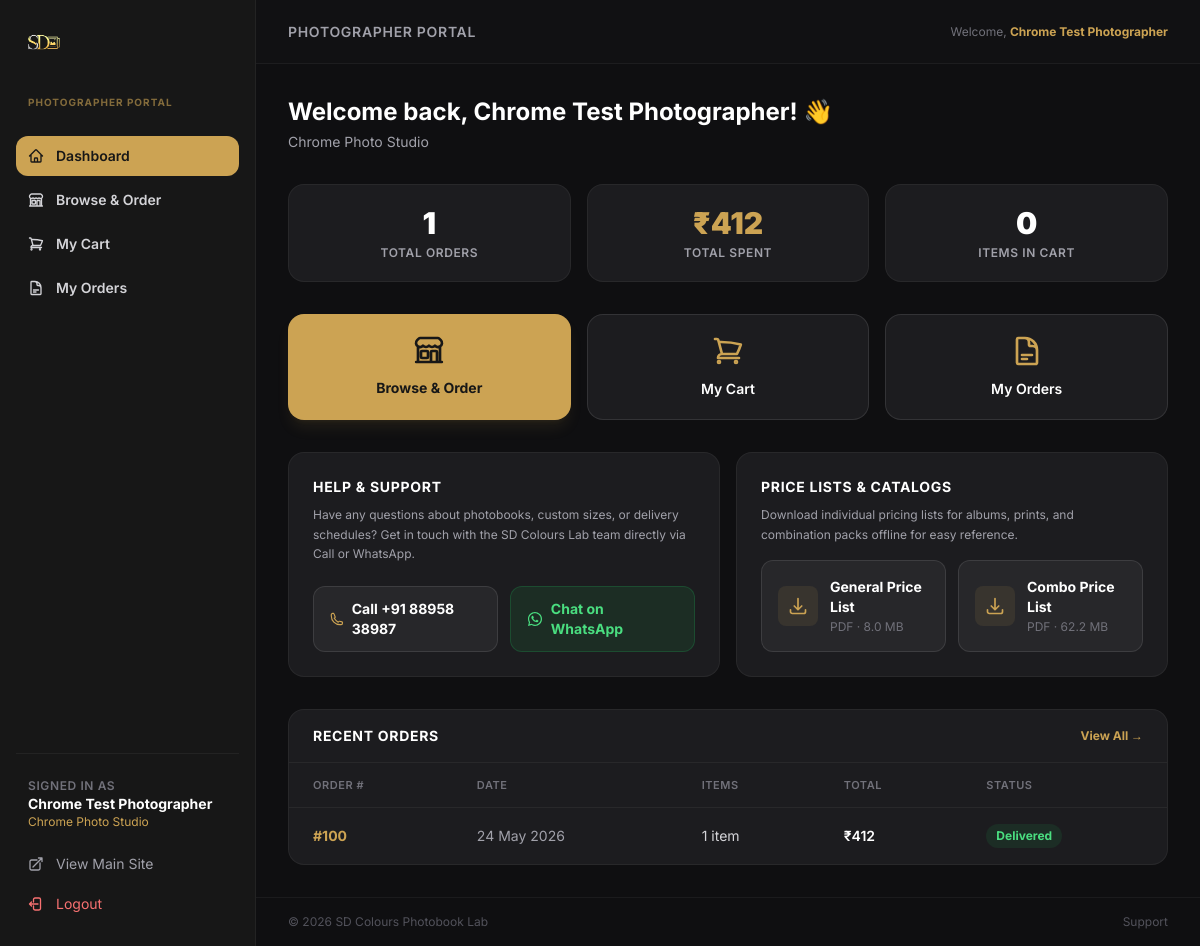
Screenshot of /backend/photographer/index.php (signed in) with the database file from the repository.
### tables this page shows
CREATE TABLE `users` (
  `id` int(10) UNSIGNED NOT NULL,
  `name` varchar(150) NOT NULL,
  `email` varchar(200) NOT NULL,
  `password_hash` varchar(255) NOT NULL,
  `role` enum('admin','photographer') NOT NULL DEFAULT 'photographer',
  `phone` varchar(20) DEFAULT NULL,
  `studio_name` varchar(200) DEFAULT NULL,
  `city` varchar(100) DEFAULT NULL,
  `status` enum('pending','approved','rejected') NOT NULL DEFAULT 'pending',
  `created_at` datetime NOT NULL DEFAULT current_timestamp()
);

CREATE TABLE `orders` (
  `id` int(10) UNSIGNED NOT NULL,
  `photographer_id` int(10) UNSIGNED DEFAULT NULL,
  `status` enum('pending','processing','shipped','delivered','cancelled') NOT NULL DEFAULT 'pending',
  `total` decimal(10,2) NOT NULL DEFAULT 0.00,
  `notes` text DEFAULT NULL,
  `admin_notes` text DEFAULT NULL,
  `created_at` datetime NOT NULL DEFAULT current_timestamp(),
  `updated_at` datetime NOT NULL DEFAULT current_timestamp() ON UPDATE current_timestamp(),
  `shipping_address` text DEFAULT NULL,
  `manual_studio_name` varchar(200) DEFAULT NULL,
  `manual_phone` varchar(20) DEFAULT NULL,
  `manual_size` varchar(50) DEFAULT NULL,
  `discount_percent` decimal(5,2) DEFAULT 0.00,
  `discount_amount` decimal(10,2) DEFAULT 0.00,
  `secure_key` varchar(64) DEFAULT NULL,
  `net_pay` decimal(10,2) DEFAULT 0.00
);

### backend/includes/auth.php (called while the page is built, shortened)
<?php
function getCurrentUser() {
    $db = getDB();
    $stmt = $db->prepare('SELECT * FROM users WHERE id = ?');
    $stmt->execute([$_SESSION['user_id']]);
    return $stmt->fetch();
}
function getCartCount() {
    $cart = $_SESSION['cart'] ?? [];
    return array_sum(array_column($cart, 'quantity'));
}

### backend/photographer/index.php (the view, shortened to what this page needs)
<?php
require_once '../includes/photographer_header.php';
$db = getDB();
$userId = $_SESSION['user_id'];
$ordersStmt = $db->prepare("SELECT o.*, COUNT(oi.id) as item_count FROM orders o LEFT JOIN order_items oi ON o.id=oi.order_id WHERE o.photographer_id=? GROUP BY o.id ORDER BY o.created_at DESC LIMIT 5");
$ordersStmt->execute([$userId]);
$recentOrders = $ordersStmt->fetchAll();
$totalOrders = $db->prepare("SELECT COUNT(*) FROM orders WHERE photographer_id=?");
$totalOrders->execute([$userId]);
$orderCount = $totalOrders->fetchColumn();
$totalSpent = $db->prepare("SELECT COALESCE(SUM(total),0) FROM orders WHERE photographer_id=? AND status != 'cancelled'");
$totalSpent->execute([$userId]);
$spent = $totalSpent->fetchColumn();
?>
<div class="hidden md:block">
  <div class="mb-8">
    <h1 class="text-2xl font-bold text-white mb-1">Welcome back, <?= htmlspecialchars($user['name']) ?>! 👋</h1>
    <p class="text-zinc-400 text-sm"><?= htmlspecialchars($user['studio_name'] ?: 'SD Colours Photographer Portal') ?></p>
  </div>
  <div class="grid grid-cols-3 gap-4 mb-8">
    <div class="bg-darkcard border border-white/5 rounded-2xl p-5 text-center">
      <div class="text-3xl font-black text-white mb-1"><?= $orderCount ?></div>
      <div class="text-zinc-400 text-xs uppercase tracking-wider font-semibold">Total Orders</div>
    </div>
    <div class="bg-darkcard border border-white/5 rounded-2xl p-5 text-center">
      <div class="text-3xl font-black text-primary mb-1">₹<?= number_format($spent) ?></div>
      <div class="text-zinc-400 text-xs uppercase tracking-wider font-semibold">Total Spent</div>
    </div>
    <div class="bg-darkcard border border-white/5 rounded-2xl p-5 text-center">
      <div class="text-3xl font-black text-white mb-1"><?= $cartCount ?></div>
      <div class="text-zinc-400 text-xs uppercase tracking-wider font-semibold">Items in Cart</div>
    </div>
  </div>
  <div class="grid grid-cols-3 gap-4 mb-8">
    <a href="/photographer/shop.php" class="bg-primary text-secondary rounded-2xl p-5 flex flex-col items-center gap-3 hover:bg-primary-dark transition-all font-bold shadow-lg shadow-primary/10">
      <span class="text-sm">Browse & Order</span>
    </a>
    <a href="/photographer/cart.php" class="bg-darkcard border border-white/10 rounded-2xl p-5 flex flex-col items-center gap-3 hover:border-primary/40 hover:bg-white/5 transition-all font-semibold">
      <span class="text-sm text-white">My Cart<?= $cartCount > 0 ? " ($cartCount)" : '' ?></span>
    </a>
    <a href="/photographer/orders.php" class="bg-darkcard border border-white/10 rounded-2xl p-5 flex flex-col items-center gap-3 hover:border-primary/40 hover:bg-white/5 transition-all font-semibold">
      <span class="text-sm text-white">My Orders</span>
    </a>
  </div>
  <div class="grid grid-cols-2 gap-4 mb-8">
    <div class="bg-darkcard border border-white/5 rounded-2xl p-6 flex flex-col justify-between">
      <div>
        <h2 class="text-sm font-bold text-white uppercase tracking-wider mb-2">Help &amp; Support</h2>
        <p class="text-zinc-400 text-xs leading-relaxed mb-4">Have any questions about photobooks, custom sizes, or delivery schedules? Get in touch with the SD Colours Lab team directly via Call or WhatsApp.</p>
      </div>
      <div class="flex gap-3">
        <a href="tel:+918895838987" class="flex-1 flex items-center justify-center gap-2 bg-zinc-800 border border-white/10 hover:border-primary/45 hover:bg-white/5 text-white py-3 px-4 rounded-xl text-sm font-bold transition-all">
          Call +91 88958 38987
        </a>
        <a href="https://wa.me/918895838987" target="_blank" rel="noopener noreferrer" class="flex-1 flex items-center justify-center gap-2 bg-green-500/10 border border-green-500/20 hover:border-green-500/40 text-green-400 py-3 px-4 rounded-xl text-sm font-bold transition-all">
          Chat on WhatsApp
        </a>
      </div>
    </div>
    <div class="bg-darkcard border border-white/5 rounded-2xl p-6 flex flex-col justify-between">
      <div>
        <h2 class="text-sm font-bold text-white uppercase tracking-wider mb-2">Price Lists &amp; Catalogs</h2>
        <p class="text-zinc-400 text-xs leading-relaxed mb-4">Download individual pricing lists for albums, prints, and combination packs offline for easy reference.</p>
      </div>
      <div class="grid grid-cols-2 gap-3">
        <a href="/price_list.pdf" download class="flex items-center gap-3 p-4 rounded-xl bg-zinc-800 border border-white/10 hover:border-primary/45 hover:bg-white/5 transition-all">
          <div class="w-10 h-10 rounded-lg bg-primary/10 flex items-center justify-center flex-shrink-0">
            <svg xmlns="http://www.w3.org/2000/svg" fill="none" viewBox="0 0 24 24" stroke-width="2" stroke="currentColor" class="w-5 h-5 text-primary">
              <path stroke-linecap="round" stroke-linejoin="round" d="M3 16.5v2.25A2.25 2.25 0 0 0 5.25 21h13.5A2.25 2.25 0 0 0 21 18.75V16.5M16.5 12 12 16.5m0 0L7.5 12m4.5 4.5V3" />
            </svg>
          </div>
          <div>
            <div class="text-sm font-bold text-white">General Price List</div>
            <div class="text-xs text-zinc-500 mt-0.5">PDF · 8.0 MB</div>
          </div>
        </a>
        <a href="/combo_price_list.pdf" download class="flex items-center gap-3 p-4 rounded-xl bg-zinc-800 border border-white/10 hover:border-primary/45 hover:bg-white/5 transition-all">
          <div class="w-10 h-10 rounded-lg bg-primary/10 flex items-center justify-center flex-shrink-0">
            <svg xmlns="http://www.w3.org/2000/svg" fill="none" viewBox="0 0 24 24" stroke-width="2" stroke="currentColor" class="w-5 h-5 text-primary">
              <path stroke-linecap="round" stroke-linejoin="round" d="M3 16.5v2.25A2.25 2.25 0 0 0 5.25 21h13.5A2.25 2.25 0 0 0 21 18.75V16.5M16.5 12 12 16.5m0 0L7.5 12m4.5 4.5V3" />
            </svg>
          </div>
          <div>
            <div class="text-sm font-bold text-white">Combo Price List</div>
            <div class="text-xs text-zinc-500 mt-0.5">PDF · 62.2 MB</div>
          </div>
        </a>
      </div>
    </div>
  </div>
  <div class="bg-darkcard border border-white/5 rounded-2xl overflow-hidden">
    <div class="px-6 py-4 border-b border-white/5 flex justify-between items-center">
      <h2 class="text-sm font-bold text-white uppercase tracking-wider">Recent Orders</h2>
      <a href="/photographer/orders.php" class="text-primary text-xs font-bold hover:underline">View All →</a>
    </div>
    <?php if ($recentOrders): ?>
    <div class="overflow-x-auto">
      <table class="w-full text-sm">
        <thead><tr class="border-b border-white/5">
          <th class="px-6 py-3 text-left text-[11px] font-semibold text-zinc-500 uppercase tracking-wider">Order #</th>
          <th class="px-6 py-3 text-left text-[11px] font-semibold text-zinc-500 uppercase tracking-wider">Date</th>
          <th class="px-6 py-3 text-left text-[11px] font-semibold text-zinc-500 uppercase tracking-wider">Items</th>
          <th class="px-6 py-3 text-left text-[11px] font-semibold text-zinc-500 uppercase tracking-wider">Total</th>
          <th class="px-6 py-3 text-left text-[11px] font-semibold text-zinc-500 uppercase tracking-wider">Status</th>
        </tr></thead>
        <tbody class="divide-y divide-white/5">
          <?php foreach ($recentOrders as $o):
            $statusColors = ['pending'=>'bg-yellow-500/10 text-yellow-400','processing'=>'bg-blue-500/10 text-blue-400','shipped'=>'bg-purple-500/10 text-purple-400','delivered'=>'bg-green-500/10 text-green-400','cancelled'=>'bg-red-500/10 text-red-400'];
            $sc = $statusColors[$o['status']] ?? 'bg-zinc-500/10 text-zinc-400';
          ?>
          <tr class="hover:bg-white/2 transition-colors">
            <td class="px-6 py-4"><a href="/photographer/orders.php?id=<?= $o['id'] ?>" class="text-primary font-bold hover:underline">#<?= $o['id'] ?></a></td>
            <td class="px-6 py-4 text-zinc-400"><?= date('d M Y', strtotime($o['created_at'])) ?></td>
            <td class="px-6 py-4 text-zinc-300"><?= $o['item_count'] ?> item<?= $o['item_count'] != 1 ? 's' : '' ?></td>
            <td class="px-6 py-4 text-white font-semibold">₹<?= number_format($o['total']) ?></td>
            <td class="px-6 py-4"><span class="inline-flex px-2.5 py-1 rounded-full text-xs font-bold <?= $sc ?>"><?= ucfirst($o['status']) ?></span></td>
          </tr>
          <?php endforeach; ?>
        </tbody>
      </table>
    </div>
    <?php endif; ?>
  </div>
</div>
<?php require_once '../includes/photographer_footer.php'; ?>

### backend/includes/photographer_header.php (shortened to what this page needs)
<?php
require_once __DIR__ . '/auth.php';
$currentPage = basename($_SERVER['PHP_SELF']);
$user        = getCurrentUser();
$cartCount   = getCartCount();
$isLocal     = in_array($_SERVER['HTTP_HOST'] ?? '', ['localhost','localhost:8000','localhost:8001','127.0.0.1']) || php_sapi_name() === 'cli';
$frontendUrl = $isLocal ? 'http://localhost:3000' : 'https://sdcolourslab.in';
function isNavActive($p, $cur) {
    return $p === $cur ? 'bg-primary text-secondary font-bold' : 'text-zinc-300 hover:bg-white/5 hover:text-white';
}
?>
<!DOCTYPE html>
<html lang="en">
<head>
  <script src="https://cdn.tailwindcss.com"></script>
</head>
<body>
<div class="flex min-h-screen">
  <aside class="hidden md:flex w-64 bg-secondary border-r border-white/5 flex-col justify-between py-6 px-4 sticky top-0 h-screen overflow-y-auto flex-shrink-0">
    <div class="space-y-6">
      <a href="/photographer/index.php" class="flex items-center px-2"><img src="/images/logo.png" alt="SD Colours" class="h-10 w-auto brightness-110" /></a>
      <div class="px-3"><span class="text-[10px] font-bold uppercase tracking-widest text-primary/60">Photographer Portal</span></div>
      <nav class="space-y-1">
        <a href="/photographer/index.php" class="flex items-center gap-3 px-3 py-2.5 rounded-xl text-sm font-semibold transition-all <?= isNavActive('index.php',$currentPage) ?>">
          Dashboard
        </a>
        <a href="/photographer/shop.php" class="flex items-center gap-3 px-3 py-2.5 rounded-xl text-sm font-semibold transition-all <?= isNavActive('shop.php',$currentPage) ?>">
          Browse &amp; Order
        </a>
        <a href="/photographer/cart.php" class="flex items-center gap-3 px-3 py-2.5 rounded-xl text-sm font-semibold transition-all <?= isNavActive('cart.php',$currentPage) ?>">
          My Cart
        </a>
        <a href="/photographer/orders.php" class="flex items-center gap-3 px-3 py-2.5 rounded-xl text-sm font-semibold transition-all <?= isNavActive('orders.php',$currentPage) ?>">
          My Orders
        </a>
      </nav>
    </div>
    <div class="space-y-4 pt-6 border-t border-white/5">
      <div class="px-3">
        <p class="text-xs text-zinc-500 font-semibold uppercase tracking-wider">Signed In As</p>
        <p class="text-sm text-white font-bold truncate"><?= htmlspecialchars($user['name']) ?></p>
        <p class="text-xs text-primary truncate"><?= htmlspecialchars($user['studio_name'] ?: $user['email']) ?></p>
      </div>
      <div class="space-y-1">
        <a href="<?= $frontendUrl ?>" class="flex items-center gap-3 px-3 py-2 rounded-lg text-sm text-zinc-400 hover:bg-white/5 hover:text-white transition-all">
          View Main Site
        </a>
        <a href="/logout.php" class="flex items-center gap-3 px-3 py-2 rounded-lg text-sm text-red-400 hover:bg-red-500/10 transition-all">
          Logout
        </a>
      </div>
    </div>
  </aside>
  <div class="flex-grow flex flex-col min-w-0">
    <header class="hidden md:flex h-16 border-b border-white/5 items-center justify-between px-8 bg-secondary/30 flex-shrink-0">
      <h2 class="text-sm font-semibold text-zinc-400 uppercase tracking-wider">Photographer Portal</h2>
      <span class="text-xs text-zinc-500">Welcome, <strong class="text-primary"><?= htmlspecialchars($user['name']) ?></strong></span>
    </header>
    <div class="flex-grow md:p-6 lg:p-8 overflow-y-auto">

### backend/includes/photographer_header.php (style rules this page uses)
* { -webkit-tap-highlight-color: transparent; box-sizing: border-box; }
body { font-family: 'Inter', sans-serif; background: #0f0f11; color: #f4f4f5; }

### rows the page displays
users: name "Chrome Test Photographer", studio_name "Chrome Photo Studio"
orders: id "100", created_at "24 May 2026", item_count "1", total "412", status "Delivered"

### other values shown
$orderCount "1"
$spent "412"
$cartCount "0"
